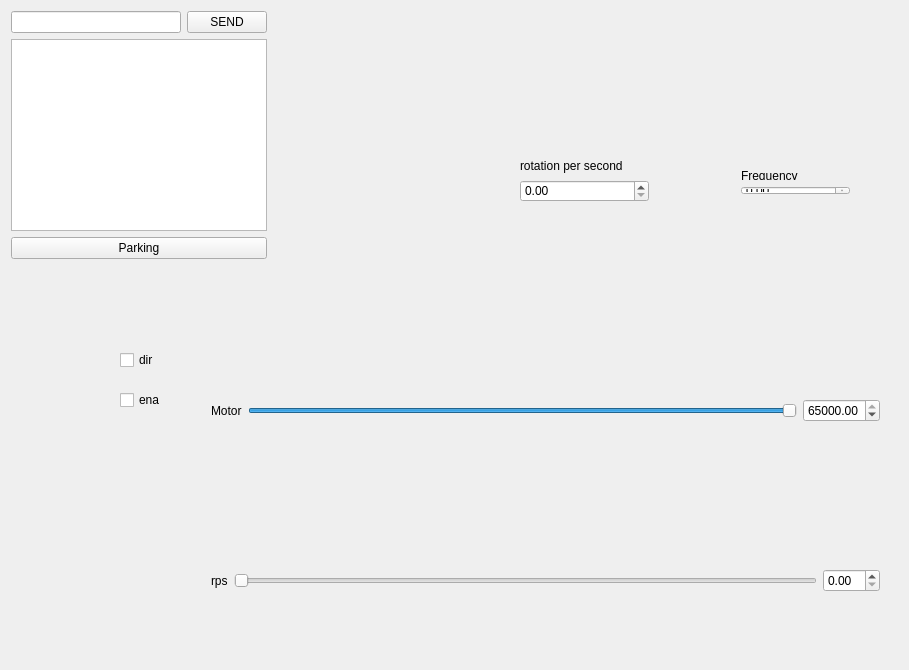
<?xml version="1.0" encoding="UTF-8"?>
<ui version="4.0">
 <class>Widget</class>
 <widget class="QWidget" name="Widget">
  <property name="geometry">
   <rect>
    <x>0</x>
    <y>0</y>
    <width>909</width>
    <height>670</height>
   </rect>
  </property>
  <property name="windowTitle">
   <string>Widget</string>
  </property>
  <widget class="QCheckBox" name="cB_dir">
   <property name="geometry">
    <rect>
     <x>120</x>
     <y>350</y>
     <width>76</width>
     <height>20</height>
    </rect>
   </property>
   <property name="text">
    <string>dir</string>
   </property>
  </widget>
  <widget class="QCheckBox" name="cB_ena">
   <property name="geometry">
    <rect>
     <x>120</x>
     <y>390</y>
     <width>76</width>
     <height>20</height>
    </rect>
   </property>
   <property name="text">
    <string>ena</string>
   </property>
  </widget>
  <widget class="QDoubleSpinBox" name="sB_rps">
   <property name="geometry">
    <rect>
     <x>520</x>
     <y>180</y>
     <width>129</width>
     <height>22</height>
    </rect>
   </property>
   <property name="minimum">
    <double>0.000000000000000</double>
   </property>
   <property name="maximum">
    <double>100000000000000000000.000000000000000</double>
   </property>
   <property name="value">
    <double>0.000000000000000</double>
   </property>
  </widget>
  <widget class="QLabel" name="label_3">
   <property name="geometry">
    <rect>
     <x>520</x>
     <y>158</y>
     <width>129</width>
     <height>16</height>
    </rect>
   </property>
   <property name="text">
    <string>rotation per second</string>
   </property>
  </widget>
  <widget class="QWidget" name="layoutWidget">
   <property name="geometry">
    <rect>
     <x>200</x>
     <y>510</y>
     <width>691</width>
     <height>141</height>
    </rect>
   </property>
   <layout class="QHBoxLayout" name="horizontalLayout_3">
    <item>
     <widget class="QLabel" name="label_4">
      <property name="text">
       <string>rps</string>
      </property>
     </widget>
    </item>
    <item>
     <widget class="QSlider" name="hS_M1_2">
      <property name="minimum">
       <number>0</number>
      </property>
      <property name="maximum">
       <number>10000</number>
      </property>
      <property name="value">
       <number>0</number>
      </property>
      <property name="orientation">
       <enum>Qt::Horizontal</enum>
      </property>
     </widget>
    </item>
    <item>
     <widget class="QDoubleSpinBox" name="sB_M1_2">
      <property name="minimum">
       <double>0.000000000000000</double>
      </property>
      <property name="maximum">
       <double>10.000000000000000</double>
      </property>
      <property name="value">
       <double>0.000000000000000</double>
      </property>
     </widget>
    </item>
   </layout>
  </widget>
  <widget class="QWidget" name="">
   <property name="geometry">
    <rect>
     <x>200</x>
     <y>340</y>
     <width>691</width>
     <height>141</height>
    </rect>
   </property>
   <layout class="QHBoxLayout" name="horizontalLayout_2">
    <item>
     <widget class="QLabel" name="label">
      <property name="text">
       <string>Motor</string>
      </property>
     </widget>
    </item>
    <item>
     <widget class="QSlider" name="hS_M1">
      <property name="minimum">
       <number>2000</number>
      </property>
      <property name="maximum">
       <number>65000</number>
      </property>
      <property name="value">
       <number>65000</number>
      </property>
      <property name="orientation">
       <enum>Qt::Horizontal</enum>
      </property>
     </widget>
    </item>
    <item>
     <widget class="QDoubleSpinBox" name="sB_M1">
      <property name="minimum">
       <double>420.000000000000000</double>
      </property>
      <property name="maximum">
       <double>65000.000000000000000</double>
      </property>
      <property name="value">
       <double>65000.000000000000000</double>
      </property>
     </widget>
    </item>
   </layout>
  </widget>
  <widget class="QWidget" name="">
   <layout class="QVBoxLayout" name="verticalLayout_2">
    <item>
     <layout class="QHBoxLayout" name="horizontalLayout">
      <item>
       <widget class="QLineEdit" name="lE_cmd"/>
      </item>
      <item>
       <widget class="QPushButton" name="pB_send">
        <property name="text">
         <string>SEND</string>
        </property>
       </widget>
      </item>
     </layout>
    </item>
    <item>
     <widget class="QPlainTextEdit" name="pTE_log"/>
    </item>
    <item>
     <widget class="QPushButton" name="pB_parking">
      <property name="text">
       <string>Parking</string>
      </property>
     </widget>
    </item>
   </layout>
  </widget>
  <widget class="QWidget" name="">
   <property name="geometry">
    <rect>
     <x>730</x>
     <y>160</y>
     <width>131</width>
     <height>46</height>
    </rect>
   </property>
   <layout class="QVBoxLayout" name="verticalLayout">
    <item>
     <widget class="QLabel" name="label_2">
      <property name="text">
       <string>Frequency</string>
      </property>
     </widget>
    </item>
    <item>
     <widget class="QDoubleSpinBox" name="sB_freq">
      <property name="minimum">
       <double>0.000000000000000</double>
      </property>
      <property name="maximum">
       <double>100000000000000000000.000000000000000</double>
      </property>
      <property name="value">
       <double>0.000000000000000</double>
      </property>
     </widget>
    </item>
   </layout>
  </widget>
 </widget>
 <layoutdefault spacing="6" margin="11"/>
 <resources/>
 <connections/>
</ui>
